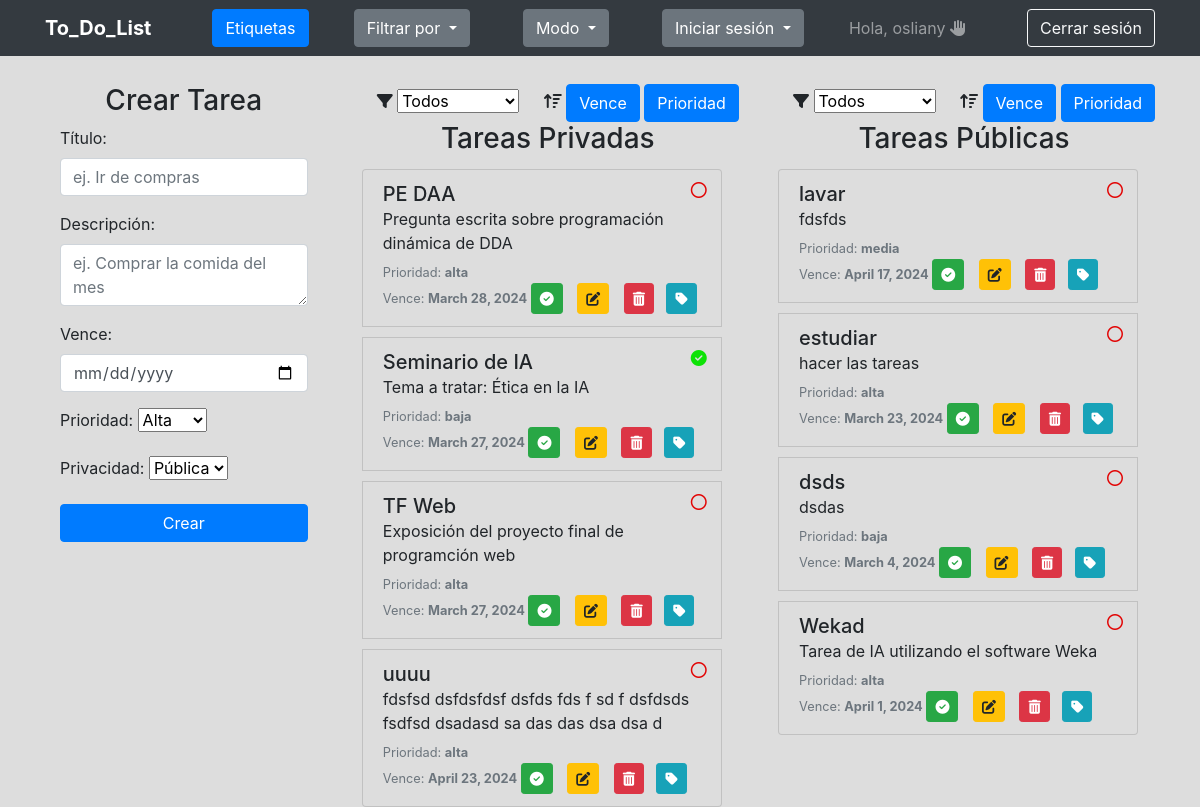
Page /tasks/list (signed in) on the earlier database version.
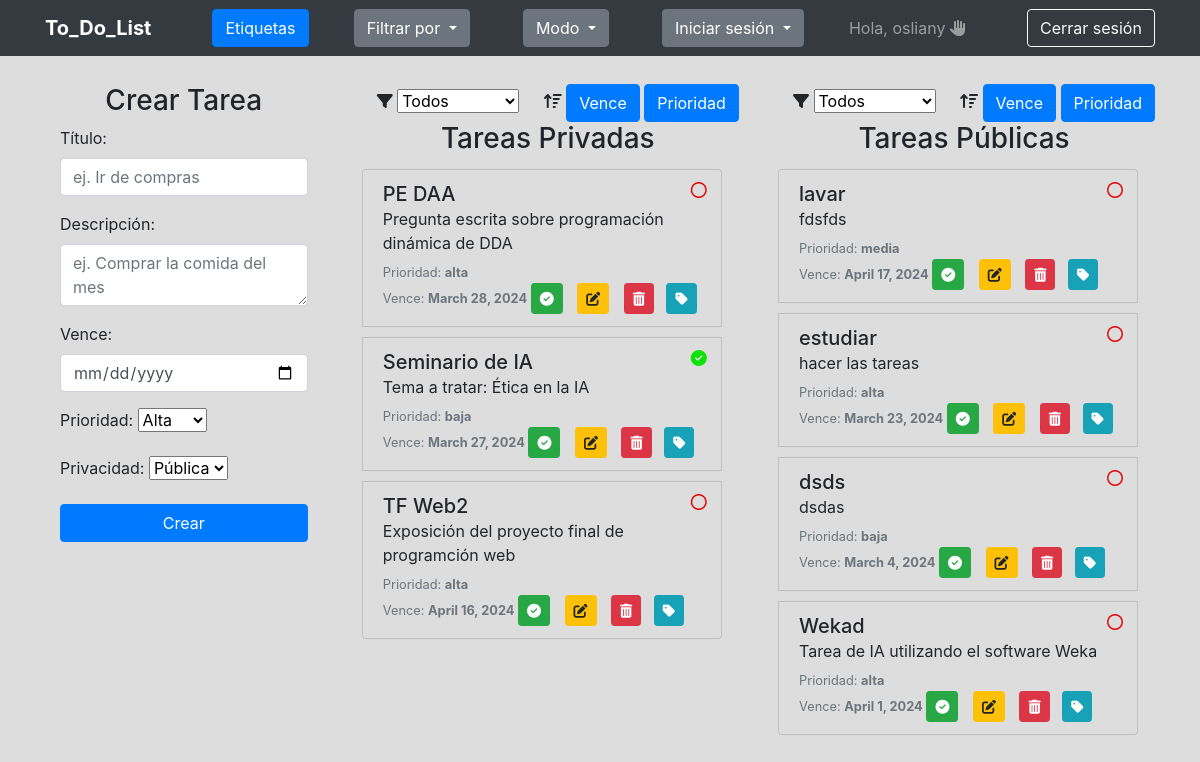
Same page on the later database version.
### app/models.py (models this page shows, shortened)
class Task(models.Model):
    titulo = models.CharField(max_length = 30)
    descripcion = models.TextField()
    prioridad = models.CharField(max_length = 10, choices=OPCIONES)
    estado = models.BooleanField(default = False)
    is_public = models.BooleanField(default = False)
    vence = models.DateField(null = True)
    created = models.DateTimeField(auto_now_add=True)
    autor = models.ForeignKey(User, on_delete = models.CASCADE)

### app/views_class.py (the view, shortened to what this page needs)
# urls.py: path("list", views_class.list.as_view(), name = "list"),
class list(APIView):
    def get(self, request):
        tags = Tag.objects.all()
        public = Task.objects.filter(is_public = True)
        private = Task.objects.filter(autor = request.user, is_public = False)
        form = TaskForm()
        context = {
            "public" : public,
            "private" : private,
            "tags" : tags,
            "form": form,
        }
        return render(request, "app/index.html", context)

### app/forms.py
class TaskForm(forms.ModelForm):
    class Meta:
        model = Task
        fields = ["titulo", "descripcion", "prioridad", "vence", "is_public"]

### app/templates/app/index.html (shortened to what this page needs)
<!DOCTYPE html>
<html lang="es">
<head>
    {% load static %}
    <link href="{% static 'app/bootstrap-4.3.1-dist/css/bootstrap.min.css' %}" rel="stylesheet">
    <link rel="stylesheet" href="{% static 'app/css/style8.css' %}">
    <link rel="stylesheet" href="{% static 'app/font-awesome/css/all.css' %}">
</head>
<body>
    <nav class="navbar navbar-dark bg-dark">
        <div class="container">
          <a class="navbar-brand" href={% url "list" %} > <b id="home">To_Do_List</b> </a>
          <a class="btn btn-primary" href={% url "tags-list" %} >Etiquetas</a>
          <div class="dropdown">
            <button class="btn btn-secondary dropdown-toggle mr-2" type="button" id="dropdownOptionsButton" data-toggle="dropdown" aria-haspopup="true" aria-expanded="false">
              Filtrar por
            </button>
          </div>
          <div class="dropdown mr-2">
            <button class="btn btn-secondary dropdown-toggle" type="button" id="dropdownThemeButton" data-toggle="dropdown" aria-haspopup="true" aria-expanded="false">
              Modo
            </button>
          </div>
          <div class="dropdown">
            <button class="btn btn-secondary dropdown-toggle" type="button" id="dropdownMenuButton" data-toggle="dropdown" aria-haspopup="true" aria-expanded="false">
              Iniciar sesión
            </button>
          </div>
          {% if user.is_authenticated %}
          <span class="navbar-text mr-3">Hola, {{ user.username }} <i id="saludo" class="fas fa-hand-paper"></i></span>
          <a href={% url 'exit' %} class="btn btn-outline-light">Cerrar sesión</a>
          {% endif %}
        </div>
    </nav>
    <main class="container mt-4" id="main">
        <div class="col-md-3" id="menu">
            <form id="taskForm">
                <h3 id="titulo_menu" class="text-xl-center">Crear Tarea</h3>
                <div class="mb-3">
                    <label for="titleInput" class="form-label">Título:</label>
                    <input placeholder="ej. Ir de compras" type="text" class="form-control text-box" id="titleInput" required name="titulo">
                </div>
                <div class="mb-3">
                    <label for="descriptionInput" class="form-label">Descripción:</label>
                    <textarea placeholder="ej. Comprar la comida del mes" class="form-control text-box" id="descriptionInput" required name="descripcion"></textarea>
                </div>
                <div class="mb-3">
                    <label type="date" for="dueDateInput" class="form-label">Vence:</label>
                    <input type="date" class="form-control text-box" id="dueDateInput" required name="vence">
                </div>
                <div class="mb-3">
                    <label for="priorityInput" class="form-label">Prioridad:</label>
                    <select class="form-select text-box" id="priorityInput" required name="prioridad">
                        <option value="alta">Alta</option>
                    </select>
                </div>
                <div class="mb-3">
                    <label for="isPublicInput" class="form-label">Privacidad:</label>
                    <select class="form-select text-box" id="isPublicInput" required name="is_public">
                        <option value=True>Pública</option>
                    </select>
                </div>
            </form>
            <button onclick="enviar()" class="btn btn-primary w-100" id="btn_cambiante">Crear</button>
        </div>
        <div id="tareas">
            <div id="filtros">
                <div id="show" class="filtro-item">
                    <label for="filterSelect">
                        <i class="fas fa-filter"></i>
                    </label>
                    <select id="filterSelect">
                        <option value="todos">Todos</option>
                    </select>
                </div>
                <div id="sort" class="filtro-item">
                    <i class="fas fa-sort-amount-up"></i>
                    <button data-toggle="tooltip" title="ordena por fecha de vencimiento" type="button" class="btn btn-primary" id="sortByDueDateBtn">Vence</button>
                    <button data-toggle="tooltip" title="ordena por prioridad" type="button" class="btn btn-primary" id="sortByPriorityBtn">Prioridad</button>
                </div>
            </div>
            <h3 class="centrar">Tareas Privadas</h3>
            <div id="taskList" class="list-group">
                {% for i in private %}
                <div class="list-group-item" data-titulo="{{i.titulo}}" data-descripcion="{{i.descripcion}}" data-due-date="{{ i.vence }}" data-priority="{{ i.prioridad }}" data-completed="{{i.estado}}"
                    data-id="{{ i.id }}">
                    <h5 class="mb-1 title-list inline">{{ i.titulo }}</h5>
                    {% if i.estado %}
                    <i class="fas fa-check-circle completed"></i>
                    {% else %}
                    <i class="far fa-circle no-completed"></i>
                    {% endif %}
                    <p class="mb-1">{{ i.descripcion }}</p>
                    <small class="text-muted">Prioridad: <b>{{ i.prioridad }}</b> </small>
                    <br>
                    <small class="text-muted">Vence: <b>{{ i.vence }}</b> </small>
                    <button onclick="completar({{i.id}})" class="btn btn-sm btn-success float-end complete-btn"><i
                            class="fas fa-check-circle"></i></button>
                    <button type="button" onclick="actualizar({{i.id}})" class="margen btn btn-sm btn-warning float-end edit-btn"><i
                        class="fas fa-edit"></i></button>
                    <button onclick="eliminar({{i.id}})" class="btn btn-sm btn-danger float-end delete-btn"><i
                        class="fas fa-trash-alt"></i></button>
                    <a href={% url 'tags_task' i.id %} class="btn btn-sm btn-info float-end ml-2"><i
                       class="fas fa-tag"></i></a>
                </div>
                {% endfor %}
            </div>
        </div>
        <div id="tareas-public">
            <div id="filtros-public">
                <div id="show-public" class="filtro-item">
                    <label for="filterSelect-public">
                        <i class="fas fa-filter"></i>
                    </label>
                    <select id="filterSelect-public">
                        <option value="todos">Todos</option>
                    </select>
                </div>
                <div id="sort-public" class="filtro-item">
                    <i class="fas fa-sort-amount-up"></i>
                    <button data-toggle="tooltip" title="ordena por fecha de vencimiento" type="button" class="btn btn-primary" id="sortByDueDateBtn-public">Vence</button>
                    <button data-toggle="tooltip" title="ordena por prioridad" type="button" class="btn btn-primary" id="sortByPriorityBtn-public">Prioridad</button>
                </div>
            </div>
            <h3 class="centrar">Tareas Públicas</h3>
            <div id="taskList-public" class="list-group">
                {% for i in public %}
                <div class="list-group-item" data-titulo="{{i.titulo}}" data-descripcion="{{i.descripcion}}" data-due-date="{{ i.vence }}" data-priority="{{ i.prioridad }}" data-completed="{{i.estado}}"
                    data-id="{{ i.id }}">
                    <h5 class="mb-1 title-list inline">{{ i.titulo }}</h5>
                    {% if i.estado %}
                        <i class="fas fa-check-circle completed"></i>
                    {% else %}
                        <i class="far fa-circle no-completed"></i>
                    {% endif %}
                    <p class="mb-1">{{ i.descripcion }}</p>
                    <small class="text-muted">Prioridad: <b>{{ i.prioridad }}</b> </small>
                    <br>
                    <small class="text-muted">Vence: <b>{{ i.vence }}</b> </small>
                    <button onclick="completar({{i.id}})" class="btn btn-sm btn-success float-end complete-btn"><i
                            class="fas fa-check-circle"></i></button>
                    <button onclick="actualizar({{i.id}})" class="margen btn btn-sm btn-warning float-end edit-btn"><i
                            class="fas fa-edit"></i></button>
                    <button onclick="eliminar({{i.id}})" class="btn btn-sm btn-danger float-end delete-btn"><i
                            class="fas fa-trash-alt"></i></button>
                    <a href={% url 'tags_task' i.id %} class="btn btn-sm btn-info float-end ml-2"><i
                            class="fas fa-tag"></i></a>
                </div>
                {% endfor %}
            </div>
        </div>
    </main>
</body>
</html>

### app/static/app/css/style8.css (style rules this page uses)
body { padding-top: 60px; background-color: #ddd; }
.filtro-item { display: inline; margin-left: 20px; }
#main { display: flex; justify-content: space-between; }
.centrar { text-align: center; }
.margen { margin: 0 10px; }
.list-group-item { background-color: #ddd; margin: 5px; max-width: 30vw; }
.no-completed { width: 10px; height: 10px; float: right; color: rgb(226, 6, 6); }
.completed { width: 10px; height: 10px; float: right; color: rgb(13, 226, 6) !important; }
.inline { display: inline; }
.navbar { position: fixed; top: 0; width: 100%; z-index: 1; }
.sacudir { animation: shake 1s ease-in-out forwards; }

Differences in the rows shown:
removed Task: titulo "uuuu", estado False (drawn), descripcion "fdsfsd dsfdsfdsf dsfds fds f sd f dsfdsds fsdfsd dsadasd sa das das dsa dsa d", prioridad "alta", vence "April 23, 2024", shown under "Tareas Privadas"
changed Task "Exposición del proyecto final de programción web": titulo "TF Web" → "TF Web2"; vence "March 27, 2024" → "April 16, 2024"
